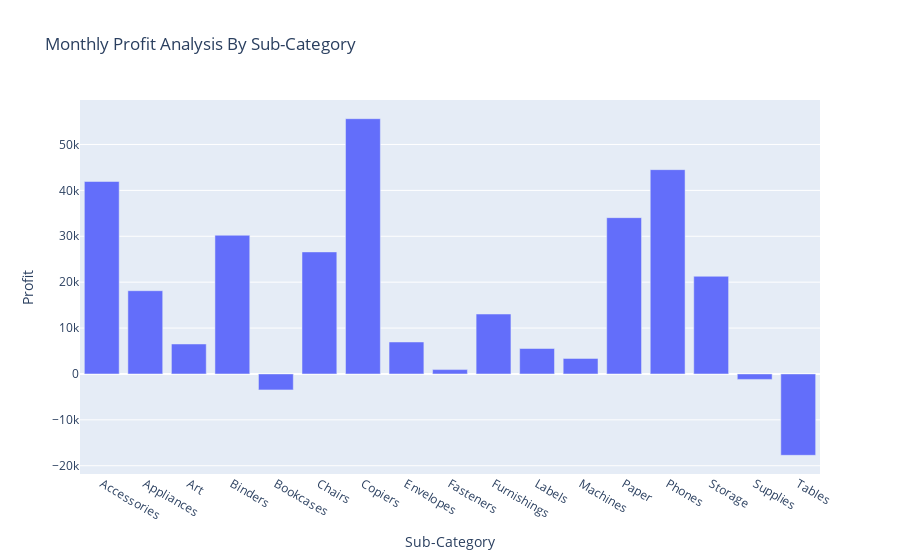

The code cell stored with this chart in its notebook:
### Code cell
profit_by_sub_category = data.groupby('Sub-Category')['Profit'].sum().reset_index()
fig = px.bar(profit_by_sub_category, x = 'Sub-Category' , y = 'Profit', title = 'Monthly Profit Analysis By Sub-Category')
             

fig.show()

### Figure 1 — Plotly figure (JSON) as saved in the notebook; plotly's stock layout.template omitted (floating-point values rounded to 4 significant figures)
{"data": [{"hovertemplate": "Sub-Category=%{x}<br>Profit=%{y}<extra></extra>", "legendgroup": "", "marker": {"color": "#636efa", "pattern": {"shape": ""}}, "name": "", "orientation": "v", "showlegend": false, "textposition": "auto", "type": "bar", "x": ["Accessories", "Appliances", "Art", "Binders", "Bookcases", "Chairs", "Copiers", "Envelopes", "Fasteners", "Furnishings", "Labels", "Machines", "Paper", "Phones", "Storage", "Supplies", "Tables"], "xaxis": "x", "y": [41940.0, 18140.0, 6528.0, 30220.0, -3473.0, 26590.0, 55620.0, 6964.0, 949.5, 13060.0, 5546.0, 3385.0, 34050.0, 44520.0, 21280.0, -1189.0, -17730.0], "yaxis": "y"}], "layout": {"barmode": "relative", "legend": {"tracegroupgap": 0}, "title": {"text": "Monthly Profit Analysis By Sub-Category"}, "xaxis": {"anchor": "y", "domain": [0, 1], "title": {"text": "Sub-Category"}}, "yaxis": {"anchor": "x", "domain": [0, 1], "title": {"text": "Profit"}}}}
